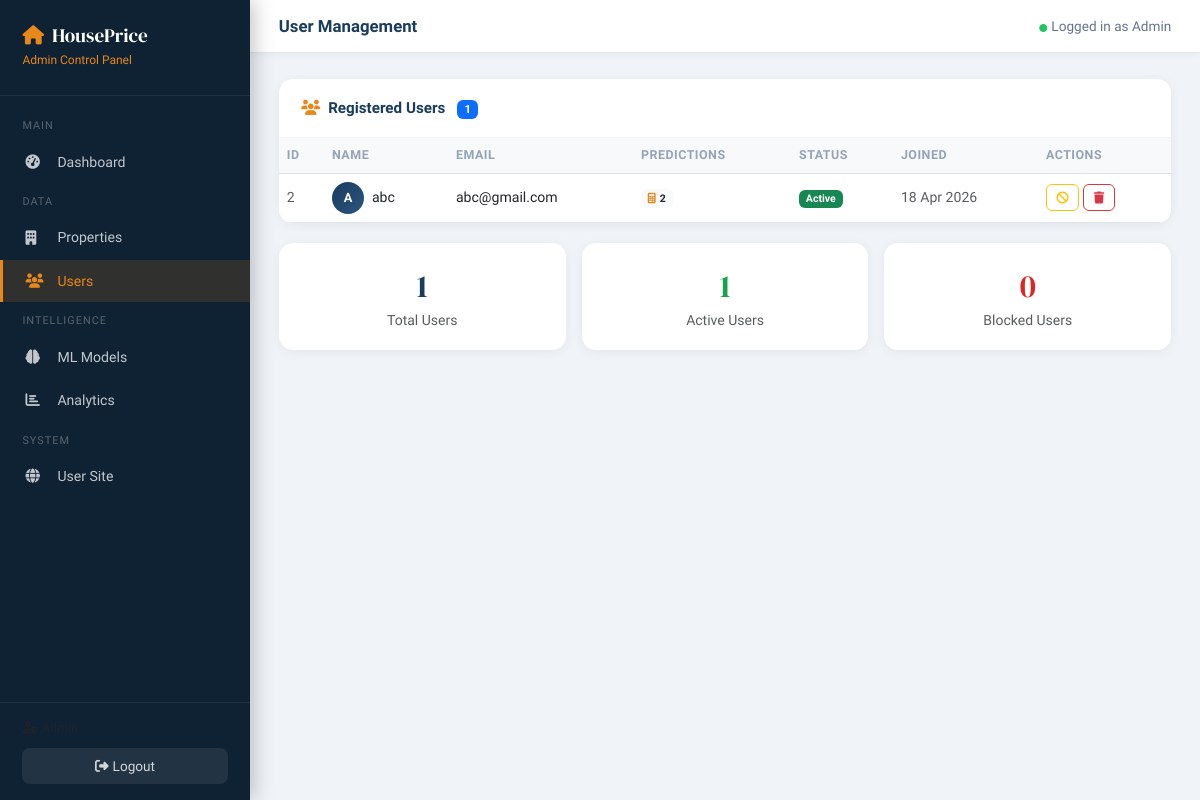
Page /admin/users (signed in) on the committed database.
### database.py (models this page shows, shortened)
class User(db.Model):
    __tablename__ = "users"
    id          = db.Column(db.Integer, primary_key=True)
    name        = db.Column(db.String(100), nullable=False)
    email       = db.Column(db.String(120), unique=True, nullable=False)
    password    = db.Column(db.String(256), nullable=False)
    is_admin    = db.Column(db.Boolean, default=False)
    is_blocked  = db.Column(db.Boolean, default=False)
    created_at  = db.Column(db.DateTime, default=datetime.utcnow)
    predictions = db.relationship("Prediction", backref="user", lazy=True)

### app.py (the view)
@app.route("/admin/users")
@admin_required
def admin_users():
    users = User.query.filter_by(is_admin=False).order_by(User.created_at.desc()).all()
    for u in users:
        u.pred_count = Prediction.query.filter_by(user_id=u.id).count()
    return render_template("admin/users.html", users=users)

### app.py (called while the page is built)
def admin_required(f):
    @wraps(f)
    def decorated(*args, **kwargs):
        if "admin_id" not in session:
            return redirect(url_for("admin_login"))
        return f(*args, **kwargs)
    return decorated

### templates/admin/users.html (shortened to what this page needs)
{% extends "admin/base.html" %}
{% block page_title %}User Management{% endblock %}
{% block content %}
<div class="card-box">
  <div class="card-box-header">
    <i class="fas fa-users me-2" style="color:#e8871a"></i>Registered Users
    <span class="badge bg-primary ms-2">{{ users|length }}</span>
  </div>
  <div class="table-responsive">
    <table class="table table-hover mb-0">
      <thead class="table-light">
        <tr>
          <th>ID</th>
          <th>Name</th>
          <th>Email</th>
          <th>Predictions</th>
          <th>Status</th>
          <th>Joined</th>
          <th>Actions</th>
        </tr>
      </thead>
      <tbody>
        {% for u in users %}
        <tr>
          <td class="text-muted">{{ u.id }}</td>
          <td>
            <div class="d-flex align-items-center gap-2">
              <div style="width:32px; height:32px; border-radius:50%; background:linear-gradient(135deg,#1a3c5e,#2a5580);
                          display:flex; align-items:center; justify-content:center; color:#fff; font-size:.8rem; font-weight:700; flex-shrink:0;">
                {{ u.name[0].upper() }}
              </div>
              {{ u.name }}
            </div>
          </td>
          <td>{{ u.email }}</td>
          <td>
            <span class="badge bg-light text-dark">
              <i class="fas fa-calculator me-1" style="color:#e8871a"></i>{{ u.pred_count }}
            </span>
          </td>
          <td>
            {% if u.is_blocked %}
              <span class="badge bg-danger">Blocked</span>
            {% else %}
              <span class="badge bg-success">Active</span>
            {% endif %}
          </td>
          <td class="text-muted small">{{ u.created_at.strftime('%d %b %Y') }}</td>
          <td>
            <div class="d-flex gap-1">
              <form method="POST" action="{{ url_for('admin_toggle_user', uid=u.id) }}" class="d-inline">
                <button type="submit" class="btn btn-sm {% if u.is_blocked %}btn-outline-success{% else %}btn-outline-warning{% endif %}"
                        style="border-radius:6px; padding:.2rem .6rem; font-size:.75rem;"
                        title="{% if u.is_blocked %}Unblock{% else %}Block{% endif %}">
                  <i class="fas fa-{% if u.is_blocked %}unlock{% else %}ban{% endif %}"></i>
                </button>
              </form>
              <form method="POST" action="{{ url_for('admin_delete_user', uid=u.id) }}" class="d-inline"
                    onsubmit="return confirm('Delete user {{ u.name }}? All their predictions will be unlinked.')">
                <button type="submit" class="btn btn-sm btn-outline-danger"
                        style="border-radius:6px; padding:.2rem .6rem; font-size:.75rem;">
                  <i class="fas fa-trash"></i>
                </button>
              </form>
            </div>
          </td>
        </tr>
        {% endfor %}
      </tbody>
    </table>
  </div>
</div>
<div class="row g-3 mt-1">
  <div class="col-md-4">
    <div class="card-box">
      <div class="card-box-body text-center">
        <div style="font-family:'DM Serif Display',serif; font-size:2rem; color:#1a3c5e;">{{ users|length }}</div>
        <div class="text-muted small">Total Users</div>
      </div>
    </div>
  </div>
  <div class="col-md-4">
    <div class="card-box">
      <div class="card-box-body text-center">
        <div style="font-family:'DM Serif Display',serif; font-size:2rem; color:#16a34a;">
          {{ users|selectattr('is_blocked','equalto',False)|list|length }}
        </div>
        <div class="text-muted small">Active Users</div>
      </div>
    </div>
  </div>
  <div class="col-md-4">
    <div class="card-box">
      <div class="card-box-body text-center">
        <div style="font-family:'DM Serif Display',serif; font-size:2rem; color:#dc2626;">
          {{ users|selectattr('is_blocked','equalto',True)|list|length }}
        </div>
        <div class="text-muted small">Blocked Users</div>
      </div>
    </div>
  </div>
</div>
{% endblock %}

### templates/admin/base.html (style rules this page uses)
:root { --primary: #1a3c5e; --accent: #e8871a; --sidebar-w: 250px; --sidebar-bg: #0f2233; --sidebar-text: rgba(255,255,255,.75); --sidebar-active: rgba(232,135,26,.15); }
* { box-sizing: border-box; }
body { font-family: 'Sora', sans-serif; background: #f0f4f8; margin: 0; }
.card-box { background: #fff; border-radius: 14px; box-shadow: 0 2px 12px rgba(0,0,0,.06); overflow: hidden; }
.card-box-header { padding: 1.1rem 1.4rem; border-bottom: 1px solid #f0f4f8; font-weight: 700; color: var(--primary); font-size: .95rem; }
.card-box-body { padding: 1.2rem 1.4rem; }
.badge { font-weight: 600; }
.table th { font-size: .78rem; text-transform: uppercase; letter-spacing: .5px; color: #94a3b8; font-weight: 600; border-top: none; }
.table td { vertical-align: middle; font-size: .88rem; }

### rows in the picture
User: id "2", name "A", name "abc", email "abc@gmail.com", pred_count "2", is_blocked "Active", created_at "18 Apr 2026"

### other values in the picture
{{ session.admin_name or 'Admin' }} "Admin"
{{ users|length }} "1"
{{ users|selectattr('is_blocked','equalto',False)|list|length }} "1"
{{ users|selectattr('is_blocked','equalto',True)|list|length }} "0"
